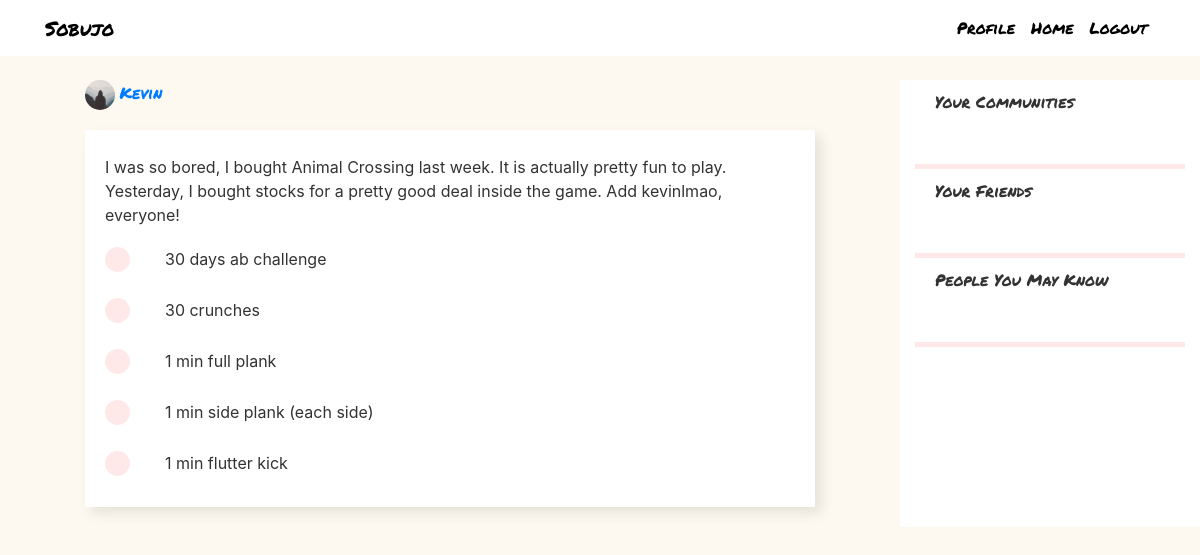
Screenshot of /home (signed in) with the database file from the repository.
### flaskblog/models.py (models this page shows, shortened)
class User(db.Model, UserMixin):
    id = db.Column(db.Integer, primary_key=True)
    username = db.Column(db.String(20), unique=True, nullable=False)
    email = db.Column(db.String(120), unique=True, nullable=False)
    image_file = db.Column(db.String(20), nullable=False, default='default.jpg')
    password = db.Column(db.String(60), nullable=False)
    pages = db.relationship("Page", backref="user")
    friends = db.relationship("User", secondary=friendship,
                           primaryjoin=id==friendship.c.friend_a_id,
                           secondaryjoin=id==friendship.c.friend_b_id)
    community = db.relationship("Community", secondary=membership, backref="members")
    comments = db.relationship("Comment", backref="author") # received

class Entry(db.Model):
    id = db.Column(db.Integer, primary_key=True)
    page_id = db.Column(db.Integer, db.ForeignKey('page.id'), nullable=False)
    text = db.Column(db.String(500), nullable=False)
    comments = db.relationship("Comment", backref="entry")

class Goal(db.Model):
    id = db.Column(db.Integer, primary_key=True)
    page_id = db.Column(db.Integer, db.ForeignKey('page.id'), nullable=False)
    text = db.Column(db.String(500), nullable=False)
    comments = db.relationship("Comment", backref="goal")

### flaskblog/routes.py (the view)
@app.route("/home", methods=['GET', 'POST'])
@login_required
def home():
    entries = defaultdict(list)
    goals = defaultdict(list)
    for friend in current_user.friends:
        for page in friend.pages:
            entries[friend].extend(Entry.query.filter_by(page_id=page.id).all())
            goals[friend].extend(Goal.query.filter_by(page_id=page.id).all())
    return render_template('home.html', entries=entries, goals=goals)

### flaskblog/models.py (called while the page is built)
@login_manager.user_loader
def load_user(user_id):
    return User.query.get(int(user_id))

### flaskblog/templates/home.html
{% extends "layout.html" %}
{% block content %}
<div class="container-feed">
    {% for author in entries %}
        <img class="rounded-circle feed-img" src="{{ url_for('static', filename='profile_pics/' + author.image_file) }}">
        <span class="feed-style"> <a href="{{ url_for('spectate', user_id=author.id) }}"> {{ author.username }} </a> </span>
        <div class="entry-style">
            {% for entry in entries[author] %}
              <div class="individual-goal">{{ entry.text }} </div>
            {%  endfor %}
            {% for goal in goals[author] %}
              <div class="row individual-goal">
                <div class="col-md-1">
                    <div class="dot"></div>
                </div>
                <div class="col-md-11">
                    <div> {{ goal.text }} </div>
                </div>
            </div>
            {%  endfor %}
        </div>
    {% endfor %}
</div>
{% endblock content %}

### flaskblog/static/main.css (style rules this page uses)
body { background-color: #FEF9F0; color: #333333; margin-top: 5rem; }
.dot { height: 25px; width: 25px; background-color: #FFE8E8; border-radius: 50%; display: inline-block; }
.entry-style { margin-top: 20px; background: #ffffff; padding: 15px 20px; box-shadow: 6px 6px 12px rgba(0, 0, 0, 0.1); margin-bottom: 20px; }
.individual-goal { padding-top: 10px; padding-bottom: 10px; }
.container-feed { padding-left: 70px; padding-right: 70px; }
.feed-style { font-family: Permanent Marker; font-size: 16px; line-height: 16px; }
.feed-img { height: 30px; width: 30px; }

### rows the page displays
User: image_file (placeholder picture), username "Kevin"
Entry: text "I was so bored, I bought Animal Crossing last week. It is actually pretty fun to play. Yesterday, I bought stocks for a pretty good deal inside the game. Add kevinlmao, everyone!"
Goal: text "30 days ab challenge"
Goal: text "30 crunches"
Goal: text "1 min full plank"
Goal: text "1 min side plank (each side)"
Goal: text "1 min flutter kick"
